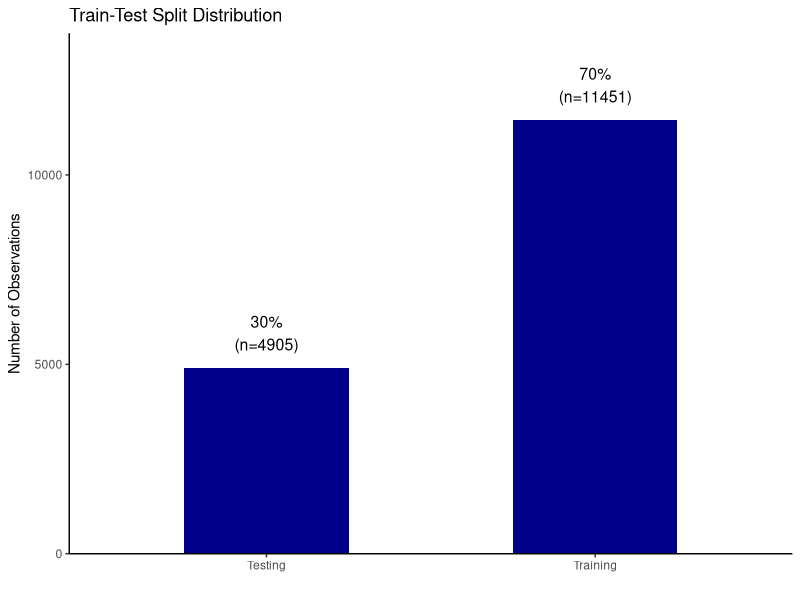

Here is the R script that generated this plot: (Note: this script raises an error after producing the figure.)
# -----------------------------------------------------
# PART 4: Predicting Wages
# This script is for downloading data from the workshop.
# 1) Split the sample into two 70% training and 30% sample and set seed 10101
# 2) Report and compare the predictive performance in terms of the RMSE of all
# the previous specifications with at least five (5) additional specifications that
# explore non-linearities and complexity
# 3) Check the the overall performance of the models,  the specification with the lowest prediction error
# and for the specification with the lowest prediction error, explore those observations that seem to ”miss 
# the mark.”
# 4) LOOCV. For the two models with the lowest predictive error
# -----------------------------------------------------

# -----------------------------------------------------
# 1) Split the sample into two 70% training and 30% sample and set seed 10101
# -----------------------------------------------------
# Validation Set Approach
setwd("/Users/gianlucacicco/Desktop/Taller 1 - BigData/Problem-Set-1-Predicting-Income/views")
db <- read.csv("db_ready.csv")

library(caret)
library(dplyr)
set.seed(10101)  # Set for replicability purposes 

##TODO: Cambiar ingreso_por_hora por la variable de ingreso_laboral_horas_actuales
## TODO: Eliminar las lineas de codigo que ELIMMINAN los missing values, esto es para poder hacer los modelos
## mientras realizamos el manejo de los missing

inTrain <- createDataPartition(
  y = db$log_ingreso_laboral_horas_actuales,  ## the outcome data are needed
  p = .70, ## The percentage of training data
  list = FALSE
)

training <- db %>% filter(row_number() %in% inTrain)
testing  <- db %>% filter(!(row_number() %in% inTrain))

# Create data for visualization
split_data <- data.frame(
  Split = factor(c("Training", "Testing")),
  Count = c(nrow(training), nrow(testing)),
  Percentage = c(nrow(training)/nrow(db)*100, nrow(testing)/nrow(db)*100)
)

# Create the visualization
ggplot(split_data, aes(x = Split, y = Count)) +
  geom_bar(stat = "identity", fill = "darkblue", width = 0.5) +
  geom_text(aes(label = paste0(round(Percentage, 1), "%\n(n=", Count, ")")), 
            vjust = -0.5, color = "black", size = 4) +
  labs(title = "Train-Test Split Distribution",
       y = "Number of Observations",
       x = "") +
  scale_y_continuous(expand = expansion(mult = c(0, 0.2))) + # Add some space for labels
  theme_classic()

# The training and testing split distribution worked correctly

# -----------------------------------------------------
# 2) Report and compare the predictive performance in terms of the RMSE of all
# the previous specifications with at least five (5) additional specifications
# -----------------------------------------------------

# Train our models - Model 1
form_1 <- log_ingreso_laboral_horas_actuales ~ age + age2 
model1a <- lm(form_1,
               data = training)

predictions <- predict(object = model1a, newdata = testing)
score1a<- RMSE(pred = predictions, obs = testing$log_ingreso_laboral_horas_actuales) # Take into account the scales, compare log with log
score1a

# Train our models - Model 2
form_2 <- log_ingreso_laboral_horas_actuales ~ hombre
model2a <- lm(form_2,
              data = training)

predictions <- predict(object = model2a, newdata = testing)
score2a <- RMSE(pred = predictions, obs = testing$log_ingreso_laboral_horas_actuales)
score2a

# Train our models - Model 3
form_3 <- log_ingreso_laboral_horas_actuales ~ age + age2 + estrato1 + formal + 
  tamano_empresa + maximo_nivel_educativo + tiempo_empresa_actual + 
  hoursWorkUsual + factor(oficio)
model3a <- lm(form_3, data = training)

predictions <- predict(object = model3a, newdata = testing)
score3a <- RMSE(pred = predictions, obs = testing$log_ingreso_laboral_horas_actuales)
score3a

# 5 more models with  additional specifications that explore non-linearities and complexity
# Train our models - Model 4
form_4 <- log_ingreso_laboral_horas_actuales ~ poly(age,3,raw=TRUE) +
  maximo_nivel_educativo + I(maximo_nivel_educativo^2) +
  hombre + estrato1 +
  poly(age,3,raw=TRUE):maximo_nivel_educativo +
  poly(age,3,raw=TRUE):hombre +
  maximo_nivel_educativo:hombre +
  estrato1:maximo_nivel_educativo + factor(oficio)
model4a <- lm(form_4, data = training)
predictions <- predict(object = model4a, newdata = testing)
score4a <- RMSE(pred = predictions, obs = testing$log_ingreso_laboral_horas_actuales)
score4a

# Train our models - Model 5: Labor market structure interactions
form_5 <- log_ingreso_laboral_horas_actuales ~ poly(age,3,raw=TRUE) +
  maximo_nivel_educativo + hombre + formal + tamano_empresa +
  hoursWorkUsual + tiempo_empresa_actual +
  poly(age,3,raw=TRUE):formal +
  poly(age,3,raw=TRUE):tamano_empresa +
  formal:tamano_empresa + formal:hombre +
  hoursWorkUsual:tamano_empresa + 
  tiempo_empresa_actual:formal + factor(oficio)
model5a <- lm(form_5, data = training)
predictions <- predict(object = model5a, newdata = testing)
score5a <- RMSE(pred = predictions, obs = testing$log_ingreso_laboral_horas_actuales)
score5a

# Train our models - Model 6: Household and demographic interactions
form_6 <- log_ingreso_laboral_horas_actuales ~ poly(age,3,raw=TRUE) +
  maximo_nivel_educativo + hombre + num_minors + bin_head +
  bin_headFemale + estrato1 + hoursWorkUsual +
  poly(age,3,raw=TRUE):num_minors +
  hombre:num_minors + hombre:bin_head +
  estrato1:num_minors + estrato1:hombre +
  hoursWorkUsual:num_minors + bin_headFemale:estrato1 + factor(oficio)
model6a <- lm(form_6, data = training)
predictions <- predict(object = model6a, newdata = testing)
score6a <- RMSE(pred = predictions, obs = testing$log_ingreso_laboral_horas_actuales)
score6a

# Train our models - Model 7: Complex non-linear interactions
form_7 <- log_ingreso_laboral_horas_actuales ~ poly(age,4,raw=TRUE) +
  poly(maximo_nivel_educativo,2,raw=TRUE) + 
  poly(estrato1,2,raw=TRUE) + hombre + formal + tamano_empresa +
  poly(age,3,raw=TRUE):poly(maximo_nivel_educativo,2,raw=TRUE) +
  poly(age,3,raw=TRUE):hombre:formal +
  poly(estrato1,2,raw=TRUE):tamano_empresa +
  hombre:poly(maximo_nivel_educativo,2,raw=TRUE) + factor(oficio)
model7a <- lm(form_7, data = training)
predictions <- predict(object = model7a, newdata = testing)
score7a <- RMSE(pred = predictions, obs = testing$log_ingreso_laboral_horas_actuales)
score7a

# Train our models - Model 8: Kitchen sink with high-order interactions
form_8 <- log_ingreso_laboral_horas_actuales ~ poly(age,3,raw=TRUE) +
  maximo_nivel_educativo + hombre + formal + tamano_empresa +
  estrato1 + num_minors + hoursWorkUsual +
  poly(age,3,raw=TRUE):hombre +
  maximo_nivel_educativo:hombre + 
  formal:hombre + formal:tamano_empresa + 
  estrato1:maximo_nivel_educativo +
  num_minors:hombre + oficio
model8a <- lm(form_8, data = training)
predictions <- predict(object = model8a, newdata = testing)
score8a <- RMSE(pred = predictions, obs = testing$log_ingreso_laboral_horas_actuales)
score8a

# -----------------------------------------------------
# 3) Check the the overall performance of the models,  the specification with the lowest prediction error
# and for the specification with the lowest prediction error, explore those observations that seem to ”miss 
# the mark.”
# -----------------------------------------------------

# This matter was addressed and resolved in the final report.
scores1 <- data.frame( Model= c(1, 2, 3, 4, 5, 6, 7, 8),
                      RMSE_vsa = c(score1a, score2a, score3a, score4a, score5a, score6a, score7a, score8a)
)

# -----------------------------------------------------
# 4) LOOCV. For the two models with the lowest predictive error
# -----------------------------------------------------
# Using the linear algebra features of R we can calculate this without running the model N
# times, as LOOCV intends. When the data is large, this can save us some computation time. The 
# two models with the lowest RMSE are the modelX (formXX) and modelX (formXX).

# Model7
# RUN THE MODEL WITH ALL OBS

full_model1 <- lm(form_7, data = db)
X1 <- model.matrix(full_model1)
y1 <- model.response(model.frame(full_model1))
beta_hat1 <- full_model1$coefficients
G_inv1 <- MASS::ginv(t(X1) %*% X1) # Calculate the inverse of  (X'X)
vec1 <- 1/(1-hatvalues(full_model1)) # and 1/1-hi
N1 <- nrow(X1) # Number of observations
LOO1 <- numeric(N1) # To store the errors

for (i in 1:N1) {
  new_beta1 <- beta_hat1 - vec1[i] * G_inv1 %*% as.vector(X1[i, ]) * full_model1$residuals[i] # get the new beta
  new_error1 <- (y1[i] - (X1[i, ] %*% new_beta1))^2  # get the new error
  LOO1[i] <- new_error1
}
looCV_error1 <- mean(LOO1)
rmse_model1 <- sqrt(looCV_error1)

# Model8
# RUN THE MODEL WITH ALL OBS

full_model2 <- lm(form_8, data = db)
X2 <- model.matrix(full_model2)
y2 <- model.response(model.frame(full_model2))
beta_hat2 <- full_model2$coefficients
G_inv2 <- MASS::ginv(t(X2) %*% X2)
vec2 <- 1/(1-hatvalues(full_model2))
N2 <- nrow(X2)
LOO2 <- numeric(N2)

for (i in 1:N2) {
  new_beta2 <- beta_hat2 - vec2[i] * G_inv2 %*% as.vector(X2[i, ]) * full_model2$residuals[i]
  new_error2 <- (y2[i] - (X2[i, ] %*% new_beta2))^2
  LOO2[i] <- new_error2
}
looCV_error2 <- mean(LOO2)
rmse_model2 <- sqrt(looCV_error2)

# Store the RMSE in dataframe (table)
scores2 <- data.frame( Model= c(1, 2, 3, 4, 5, 6, 7, 8),
                     RMSE_vsa = c(score1a, score2a, score3a, score4a, score5a, score6a, score7a, score8a),
                     RMSE_loocv = c(rmse_model1, rmse_model2)
)

head(scores)

# Graph
RMSE_vsa   <-  c(score1a, score2a, score3a, score4a, score5a, score6a, score7a, score8a) 
RMSE_loocv <-  c(rmse_model1, rmse_model2)


scores<- data.frame( Model= rep(c(1, 2, 3, 4),3),
                     Approach= c(rep("Validation",4),rep("K-Fold",4),rep("LOOCV",4)),
                     RMSE= c(RMSE_vsa, RMSE_loocv)
)

ggplot(scores, ) + 
  geom_line(aes(x=Model,y=RMSE,col=Approach), size=0.5)+
  theme_bw() 

# Remember: The validation estimate can be highly variable depending on which observations 
# are included in the training set and which are included in the validation set. This issue is clearly mitigated 
# when we use K-Fold and/or LOOCV.
